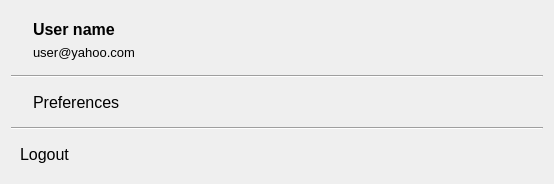
<?xml version="1.0" encoding="UTF-8"?>
<ui version="4.0">
 <class>CStandardAccountMenu</class>
 <widget class="QWidget" name="CStandardAccountMenu">
  <property name="geometry">
   <rect>
    <x>0</x>
    <y>0</y>
    <width>554</width>
    <height>183</height>
   </rect>
  </property>
  <property name="windowTitle">
   <string>Form</string>
  </property>
  <layout class="QVBoxLayout" name="verticalLayout_2">
   <item>
    <widget class="QFrame" name="AccountFrame">
     <property name="frameShape">
      <enum>QFrame::NoFrame</enum>
     </property>
     <property name="frameShadow">
      <enum>QFrame::Plain</enum>
     </property>
     <layout class="QHBoxLayout" name="horizontalLayout">
      <item>
       <widget class="QLabel" name="AccountPreview">
        <property name="text">
         <string/>
        </property>
       </widget>
      </item>
      <item>
       <layout class="QVBoxLayout" name="verticalLayout">
        <item>
         <widget class="QLabel" name="UserName">
          <property name="sizePolicy">
           <sizepolicy hsizetype="MinimumExpanding" vsizetype="Preferred">
            <horstretch>0</horstretch>
            <verstretch>0</verstretch>
           </sizepolicy>
          </property>
          <property name="minimumSize">
           <size>
            <width>200</width>
            <height>0</height>
           </size>
          </property>
          <property name="font">
           <font>
            <pointsize>12</pointsize>
            <weight>75</weight>
            <bold>true</bold>
           </font>
          </property>
          <property name="text">
           <string>User name</string>
          </property>
         </widget>
        </item>
        <item>
         <widget class="QLabel" name="Email">
          <property name="font">
           <font>
            <pointsize>10</pointsize>
           </font>
          </property>
          <property name="text">
           <string>user@yahoo.com</string>
          </property>
         </widget>
        </item>
       </layout>
      </item>
     </layout>
    </widget>
   </item>
   <item>
    <widget class="Line" name="Splitter1">
     <property name="orientation">
      <enum>Qt::Horizontal</enum>
     </property>
    </widget>
   </item>
   <item>
    <widget class="QFrame" name="PreferencesFrame">
     <property name="frameShape">
      <enum>QFrame::NoFrame</enum>
     </property>
     <property name="frameShadow">
      <enum>QFrame::Plain</enum>
     </property>
     <layout class="QHBoxLayout" name="horizontalLayout_2">
      <item>
       <widget class="QLabel" name="PreferencesIcon">
        <property name="font">
         <font>
          <weight>50</weight>
          <bold>false</bold>
         </font>
        </property>
        <property name="text">
         <string/>
        </property>
       </widget>
      </item>
      <item>
       <widget class="QLabel" name="PreferencesLabel">
        <property name="sizePolicy">
         <sizepolicy hsizetype="Expanding" vsizetype="Preferred">
          <horstretch>0</horstretch>
          <verstretch>0</verstretch>
         </sizepolicy>
        </property>
        <property name="font">
         <font>
          <pointsize>12</pointsize>
          <weight>50</weight>
          <bold>false</bold>
         </font>
        </property>
        <property name="text">
         <string>Preferences</string>
        </property>
       </widget>
      </item>
     </layout>
    </widget>
   </item>
   <item>
    <widget class="Line" name="Splitter2">
     <property name="orientation">
      <enum>Qt::Horizontal</enum>
     </property>
    </widget>
   </item>
   <item>
    <widget class="QFrame" name="LogoutFrame">
     <property name="frameShape">
      <enum>QFrame::NoFrame</enum>
     </property>
     <property name="frameShadow">
      <enum>QFrame::Plain</enum>
     </property>
     <layout class="QHBoxLayout" name="horizontalLayout_3">
      <item>
       <widget class="QLabel" name="LogoutLabel">
        <property name="sizePolicy">
         <sizepolicy hsizetype="Expanding" vsizetype="Preferred">
          <horstretch>0</horstretch>
          <verstretch>0</verstretch>
         </sizepolicy>
        </property>
        <property name="font">
         <font>
          <pointsize>12</pointsize>
          <weight>50</weight>
          <bold>false</bold>
         </font>
        </property>
        <property name="text">
         <string>Logout</string>
        </property>
       </widget>
      </item>
     </layout>
    </widget>
   </item>
  </layout>
 </widget>
 <resources/>
 <connections/>
</ui>
